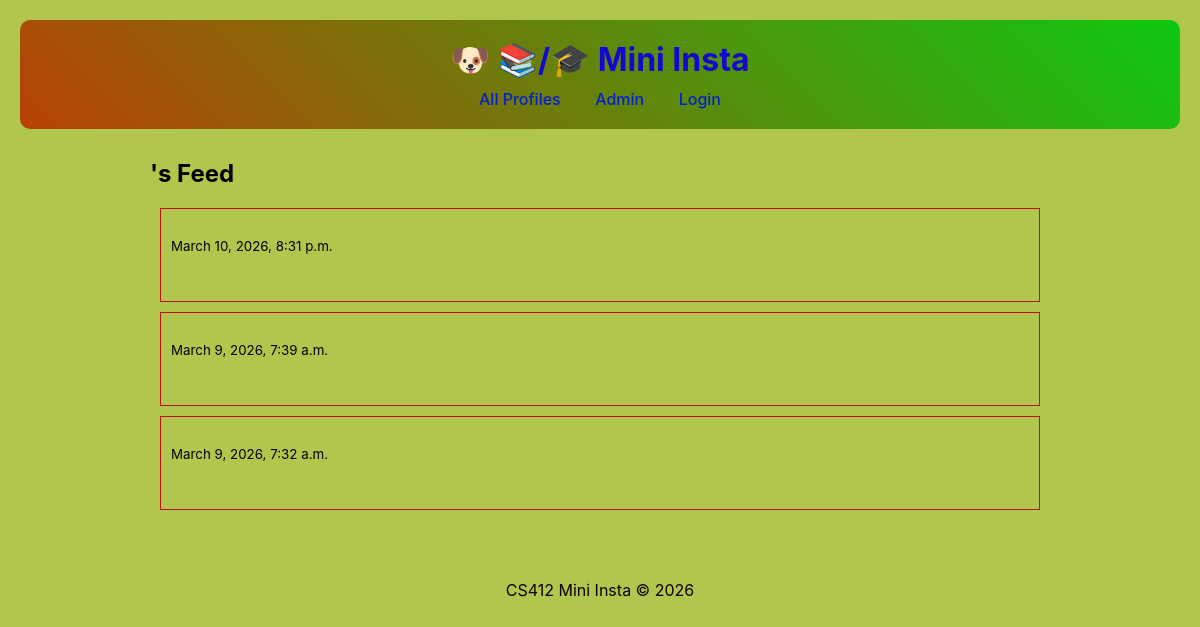
Page /mini_insta/profile/2/feed/ on the committed database.
### mini_insta/models.py (models this page shows, shortened)
class Post(models.Model):
    profile = models.ForeignKey(Profile, on_delete=models.CASCADE, related_name="posts")
    image = models.URLField(blank=True)
    caption = models.TextField(blank=True)
    created_at = models.DateTimeField(auto_now_add=True)

### mini_insta/views.py (the view)
# urls.py: path('profile/<int:pk>/feed/', ProfileFeedView.as_view(), name='profile_feed'),
class ProfileFeedView(ListView):
    model = Post
    template_name = "mini_insta/profile_feed.html"
    context_object_name = "posts"
    def get_queryset(self):
        pk = self.kwargs['pk']
        profile = Profile.objects.get(pk=pk)
        return Post.objects.filter(profile=profile).order_by('-created_at')
    def get_context_data(self, **kwargs):
        context = super().get_context_data(**kwargs)
        context['profile'] = Profile.objects.get(pk=self.kwargs['pk'])
        return context

### mini_insta/templates/mini_insta/profile_feed.html (shortened to what this page needs)
{% extends 'mini_insta/base.html' %}
{% load static %}
{% block content %}
<h2>{{ profile.display_name }}'s Feed</h2>
{% for post in object_list %}
    <div style="border:1px solid rgb(194, 11, 11); padding:10px; margin:10px;">
        <p><small>{{ post.created_at }}</small></p>
    </div>
{% endfor %}
{% endblock %}

### mini_insta/templates/mini_insta/base.html (style rules this page uses)
body { font-family: -apple-system, BlinkMacSystemFont, sans-serif; margin: 0; padding: 20px; background: #b0c64d; }

### rows in the picture
Post: created_at "March 10, 2026, 8:31 p.m."
Post: created_at "March 9, 2026, 7:39 a.m."
Post: created_at "March 9, 2026, 7:32 a.m."
